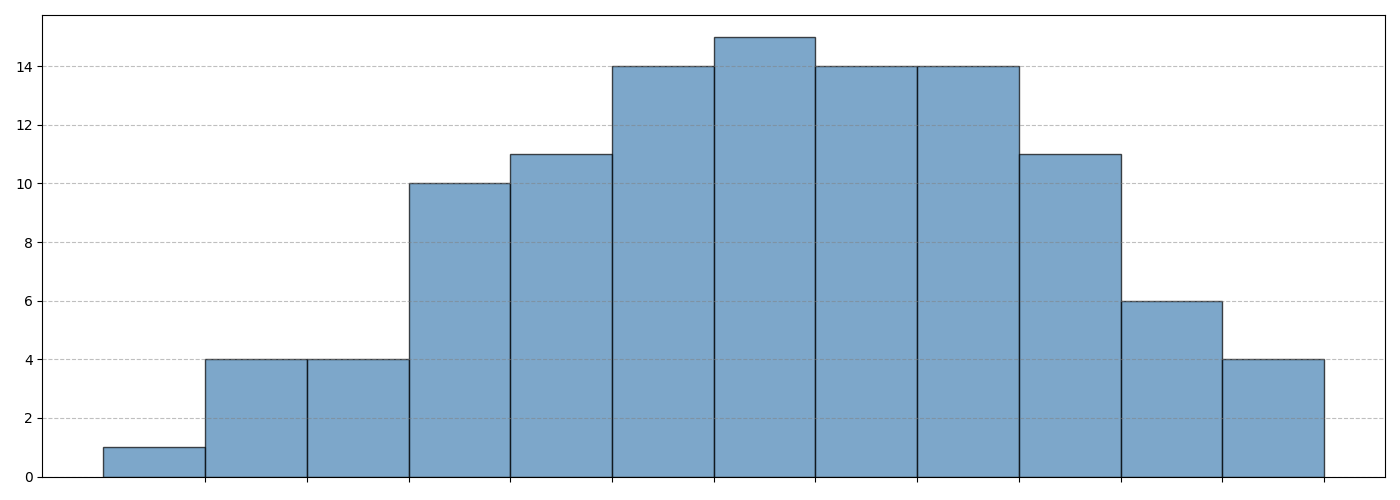

Here is the Python script that generated this plot:
import matplotlib.pyplot as plt
import numpy as np

# Data
monthly_observations = [
    [2, 3, 1, 5, 6, 4, 3, 5, 6, 7, 9, 10],
    [1, 0, 4, 3, 7, 6, 8, 9, 10, 12, 6, 5],
    # Removed third data group: [7, 8, 10, 6, 5, 4, 9, 10, 11, 12, 6, 7]
    [2, 4, 3, 5, 6, 1, 3, 5, 7, 8, 9, 11],
    [6, 8, 7, 5, 4, 3, 9, 10, 8, 7, 4, 5],
    [4, 2, 3, 7, 9, 6, 5, 8, 7, 6, 8, 9],
    [8, 9, 7, 6, 8, 5, 4, 6, 8, 10, 7, 5],
    [5, 4, 3, 7, 9, 8, 7, 6, 10, 12, 9, 8],
    [2, 3, 1, 5, 6, 4, 3, 5, 6, 7, 8, 7],
    [4, 6, 5, 7, 8, 4, 6, 9, 10, 11, 9, 8]
]

# Consolidate data for the histogram
all_months = np.concatenate(monthly_observations)

# Create a single histogram plot
fig, ax1 = plt.subplots(figsize=(14, 5))

# Histogram
ax1.hist(all_months, bins=12, color='steelblue', edgecolor='black', alpha=0.7)
ax1.set_xticks(np.arange(1, 13))
ax1.set_xticklabels([])
ax1.yaxis.grid(True, linestyle='--', which='major', color='grey', alpha=0.5)

plt.tight_layout()
plt.show()
